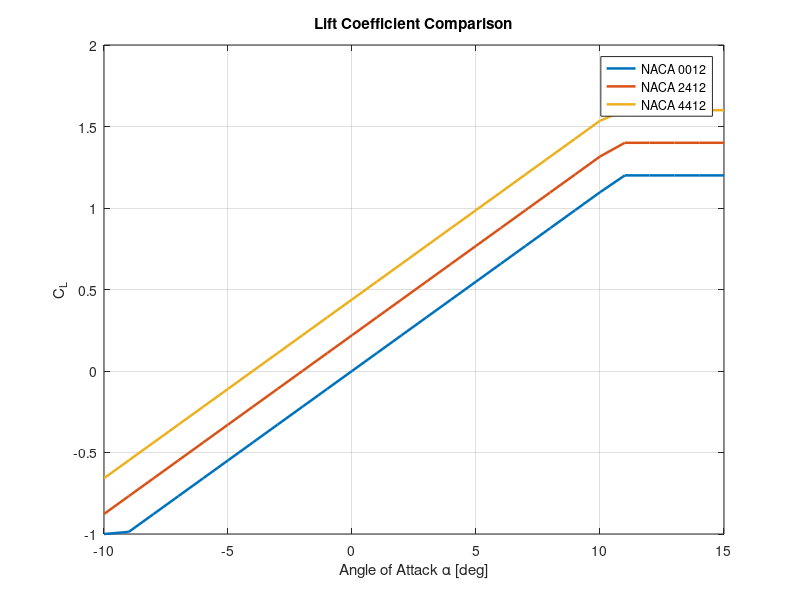
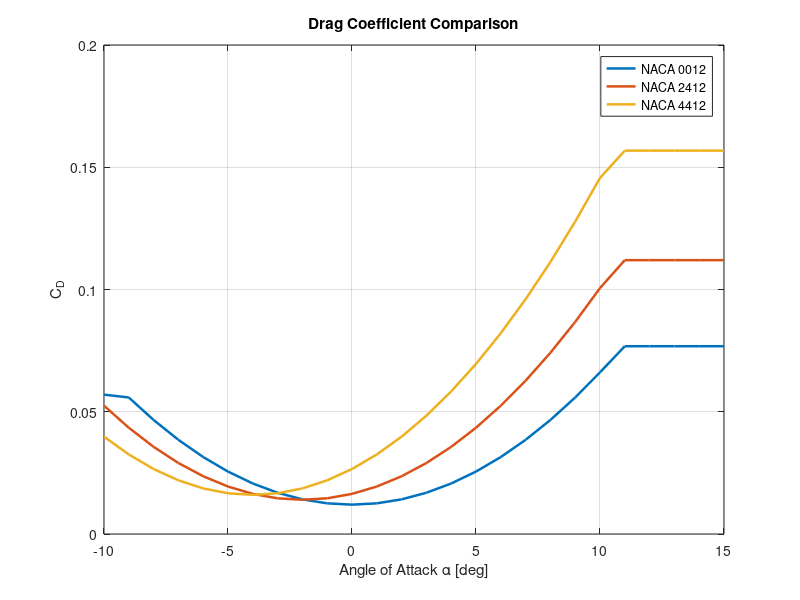
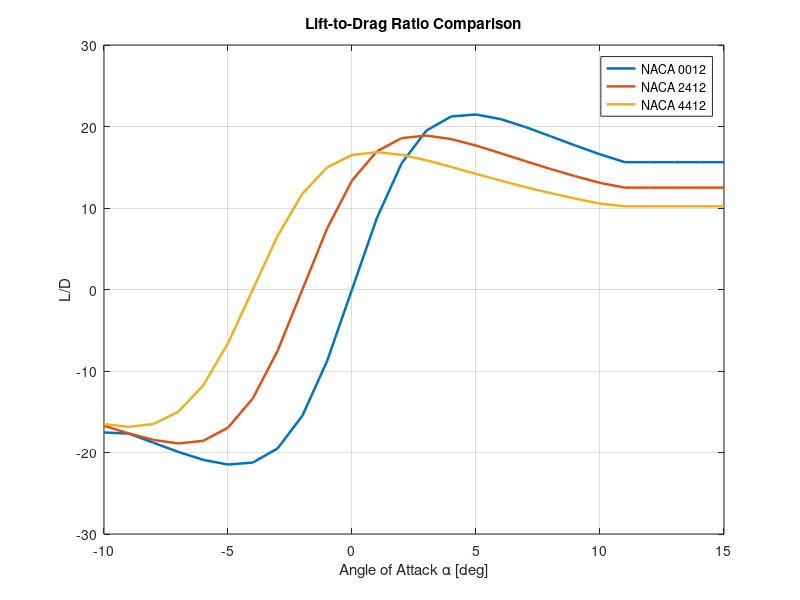

The MATLAB script that drew these images, in order: (Note: this script raises an error after producing the figures.)
clear;
clc;
close all;

%% NACA Airfoil Comparison Analysis
% This script compares simplified aerodynamic characteristics of
% NACA 0012, NACA 2412 and NACA 4412 airfoils.
%
% The analysis uses simplified lift curve and drag polar approximations.

%% Flight Parameters

rho = 1.225;          % Air density [kg/m^3]
V = 30;               % Free-stream velocity [m/s]
S = 1.0;              % Reference area [m^2]

q_inf = 0.5 * rho * V^2;  % Dynamic pressure [Pa]

%% Angle of Attack Range

alpha_deg = -10:1:15;
alpha_rad = deg2rad(alpha_deg);

%% Airfoil Data
% Simplified parameters for comparison

airfoil_names = {'NACA 0012', 'NACA 2412', 'NACA 4412'};

% Zero-lift angle of attack [deg]
alpha_L0_deg = [0, -2, -4];

% Maximum lift coefficient
Cl_max_values = [1.2, 1.4, 1.6];

% Minimum drag coefficient
Cd0_values = [0.012, 0.014, 0.016];

% Induced drag factor
k_values = [0.045, 0.050, 0.055];

%% Storage

Cl_all = zeros(length(airfoil_names), length(alpha_deg));
Cd_all = zeros(length(airfoil_names), length(alpha_deg));
LD_all = zeros(length(airfoil_names), length(alpha_deg));

best_alpha_list = zeros(length(airfoil_names), 1);
max_LD_list = zeros(length(airfoil_names), 1);
max_Cl_list = zeros(length(airfoil_names), 1);
min_Cd_list = zeros(length(airfoil_names), 1);

%% Aerodynamic Calculations

for i = 1:length(airfoil_names)

    alpha_effective_rad = deg2rad(alpha_deg - alpha_L0_deg(i));

    % Lift coefficient approximation
    Cl = 2*pi*alpha_effective_rad;

    % Stall limitation
    Cl_max = Cl_max_values(i);
    Cl_min = -1.0;

    Cl(Cl > Cl_max) = Cl_max;
    Cl(Cl < Cl_min) = Cl_min;

    % Drag polar
    Cd0 = Cd0_values(i);
    k = k_values(i);

    Cd = Cd0 + k*(Cl.^2);

    % Lift-to-drag ratio
    LD = Cl ./ Cd;

    % Store values
    Cl_all(i, :) = Cl;
    Cd_all(i, :) = Cd;
    LD_all(i, :) = LD;

    % Key metrics
    [max_LD, idx] = max(LD);

    best_alpha_list(i) = alpha_deg(idx);
    max_LD_list(i) = max_LD;
    max_Cl_list(i) = max(Cl);
    min_Cd_list(i) = min(Cd);
end

%% Print Results

fprintf('NACA Airfoil Comparison Analysis\n');
fprintf('-------------------------------------------------------------\n');
fprintf('%-12s %-12s %-12s %-12s %-12s\n', ...
    'Airfoil', 'Max L/D', 'Best Alpha', 'Max Cl', 'Min Cd');
fprintf('-------------------------------------------------------------\n');

for i = 1:length(airfoil_names)
    fprintf('%-12s %-12.2f %-12.2f %-12.2f %-12.4f\n', ...
        airfoil_names{i}, ...
        max_LD_list(i), ...
        best_alpha_list(i), ...
        max_Cl_list(i), ...
        min_Cd_list(i));
end

%% Plot Lift Coefficient Comparison

figure;

plot(alpha_deg, Cl_all(1,:), 'LineWidth', 1.8);
hold on;
plot(alpha_deg, Cl_all(2,:), 'LineWidth', 1.8);
plot(alpha_deg, Cl_all(3,:), 'LineWidth', 1.8);

grid on;
xlabel('Angle of Attack \alpha [deg]');
ylabel('C_L');
title('Lift Coefficient Comparison');
legend(airfoil_names, 'Location', 'best');

%% Save Lift Figure

script_path = mfilename('fullpath');
matlab_folder = fileparts(script_path);
project_folder = fileparts(matlab_folder);
results_folder = fullfile(project_folder, 'Results');

if ~exist(results_folder, 'dir')
    mkdir(results_folder);
end

saveas(gcf, fullfile(results_folder, 'naca_airfoil_lift_comparison.png'));

%% Plot Drag Coefficient Comparison

figure;

plot(alpha_deg, Cd_all(1,:), 'LineWidth', 1.8);
hold on;
plot(alpha_deg, Cd_all(2,:), 'LineWidth', 1.8);
plot(alpha_deg, Cd_all(3,:), 'LineWidth', 1.8);

grid on;
xlabel('Angle of Attack \alpha [deg]');
ylabel('C_D');
title('Drag Coefficient Comparison');
legend(airfoil_names, 'Location', 'best');

saveas(gcf, fullfile(results_folder, 'naca_airfoil_drag_comparison.png'));

%% Plot L/D Ratio Comparison

figure;

plot(alpha_deg, LD_all(1,:), 'LineWidth', 1.8);
hold on;
plot(alpha_deg, LD_all(2,:), 'LineWidth', 1.8);
plot(alpha_deg, LD_all(3,:), 'LineWidth', 1.8);

grid on;
xlabel('Angle of Attack \alpha [deg]');
ylabel('L/D');
title('Lift-to-Drag Ratio Comparison');
legend(airfoil_names, 'Location', 'best');

saveas(gcf, fullfile(results_folder, 'naca_airfoil_ld_comparison.png'));

%% Save Results Table

comparison_table = table( ...
    airfoil_names', ...
    max_LD_list, ...
    best_alpha_list, ...
    max_Cl_list, ...
    min_Cd_list, ...
    'VariableNames', { ...
    'Airfoil', ...
    'Maximum_LD_Ratio', ...
    'Best_AngleOfAttack_deg', ...
    'Maximum_Cl', ...
    'Minimum_Cd'});

writetable(comparison_table, fullfile(results_folder, 'naca_airfoil_comparison_results.csv'));

fprintf('Comparison figures and results table saved successfully.\n');
